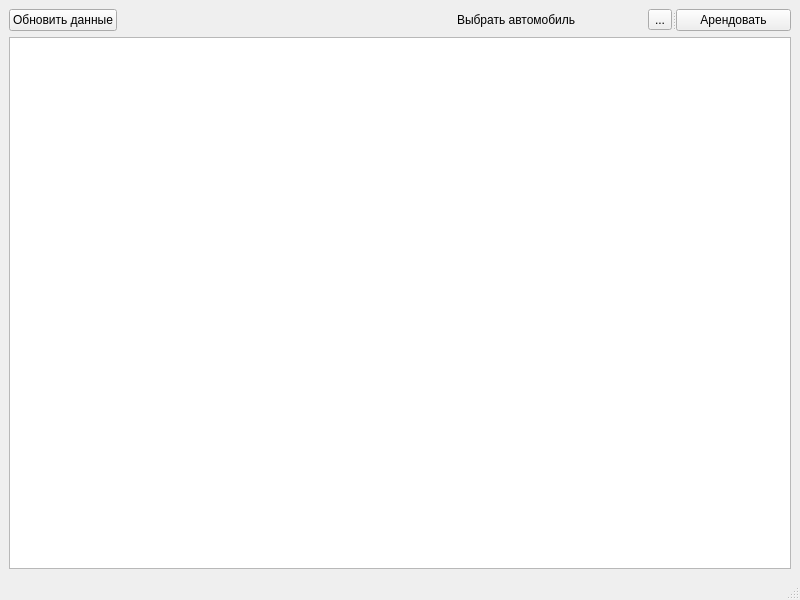
<?xml version="1.0" encoding="UTF-8"?>
<ui version="4.0">
 <class>ClientWindow</class>
 <widget class="QMainWindow" name="ClientWindow">
  <property name="geometry">
   <rect>
    <x>0</x>
    <y>0</y>
    <width>800</width>
    <height>600</height>
   </rect>
  </property>
  <property name="windowTitle">
   <string>MainWindow</string>
  </property>
  <widget class="QWidget" name="centralwidget">
   <layout class="QVBoxLayout" name="verticalLayout">
    <item>
     <layout class="QHBoxLayout" name="horizontalLayout_2">
      <item>
       <widget class="QPushButton" name="update">
        <property name="text">
         <string>Обновить данные</string>
        </property>
       </widget>
      </item>
      <item>
       <spacer name="horizontalSpacer">
        <property name="orientation">
         <enum>Qt::Horizontal</enum>
        </property>
        <property name="sizeHint" stdset="0">
         <size>
          <width>40</width>
          <height>20</height>
         </size>
        </property>
       </spacer>
      </item>
      <item>
       <widget class="QSplitter" name="splitter">
        <property name="orientation">
         <enum>Qt::Horizontal</enum>
        </property>
        <widget class="QWidget" name="layoutWidget">
         <layout class="QHBoxLayout" name="horizontalLayout">
          <item>
           <widget class="QLabel" name="label">
            <property name="text">
             <string>Выбрать автомобиль</string>
            </property>
           </widget>
          </item>
          <item>
           <widget class="QToolButton" name="toolButton">
            <property name="text">
             <string>...</string>
            </property>
           </widget>
          </item>
         </layout>
        </widget>
        <widget class="QPushButton" name="pushButton">
         <property name="text">
          <string>Арендовать</string>
         </property>
        </widget>
       </widget>
      </item>
     </layout>
    </item>
    <item>
     <widget class="QTableView" name="tableView"/>
    </item>
   </layout>
  </widget>
  <widget class="QMenuBar" name="menubar">
   <property name="geometry">
    <rect>
     <x>0</x>
     <y>0</y>
     <width>800</width>
     <height>22</height>
    </rect>
   </property>
  </widget>
  <widget class="QStatusBar" name="statusbar"/>
 </widget>
 <resources/>
 <connections/>
</ui>
